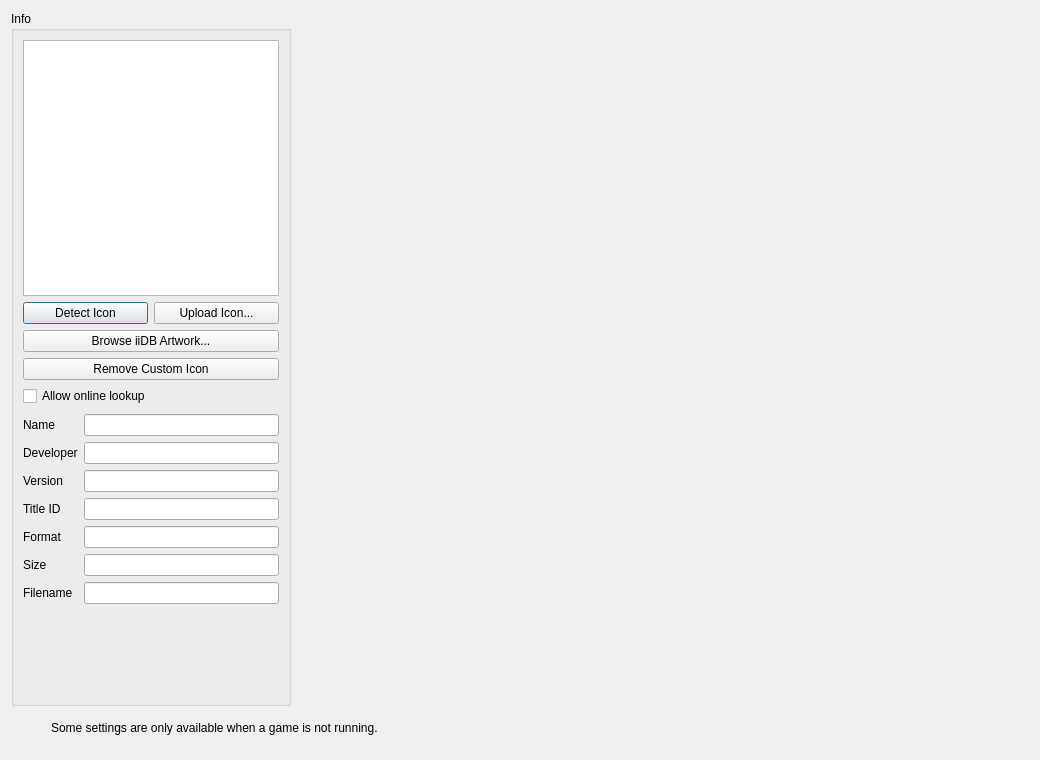
<?xml version="1.0" encoding="UTF-8"?>
<ui version="4.0">
 <class>ConfigurePerGame</class>
 <widget class="QDialog" name="ConfigurePerGame">
  <property name="geometry">
   <rect>
    <x>0</x>
    <y>0</y>
    <width>1040</width>
    <height>760</height>
   </rect>
  </property>
  <property name="windowTitle">
   <string>Dialog</string>
  </property>
  <layout class="QVBoxLayout" name="verticalLayout_3">
   <item>
      <widget class="QGroupBox" name="gameInfo">
       <property name="sizePolicy">
        <sizepolicy hsizetype="Maximum" vsizetype="Preferred">
         <horstretch>0</horstretch>
         <verstretch>0</verstretch>
        </sizepolicy>
       </property>
       <property name="title">
        <string>Info</string>
       </property>
       <layout class="QVBoxLayout" name="verticalLayout">
        <item alignment="Qt::AlignHCenter">
         <widget class="QGraphicsView" name="icon_view">
          <property name="sizePolicy">
           <sizepolicy hsizetype="Maximum" vsizetype="Maximum">
            <horstretch>0</horstretch>
            <verstretch>0</verstretch>
           </sizepolicy>
          </property>
          <property name="minimumSize">
           <size>
            <width>256</width>
            <height>256</height>
           </size>
          </property>
          <property name="maximumSize">
           <size>
            <width>256</width>
            <height>256</height>
           </size>
          </property>
          <property name="verticalScrollBarPolicy">
           <enum>Qt::ScrollBarAlwaysOff</enum>
          </property>
          <property name="horizontalScrollBarPolicy">
           <enum>Qt::ScrollBarAlwaysOff</enum>
          </property>
          <property name="interactive">
           <bool>false</bool>
          </property>
         </widget>
        </item>
        <item alignment="Qt::AlignHCenter">
         <widget class="QWidget" name="nup_icon_widget" native="true">
          <property name="minimumSize">
           <size>
            <width>256</width>
            <height>0</height>
           </size>
          </property>
          <property name="maximumSize">
           <size>
            <width>256</width>
            <height>16777215</height>
           </size>
          </property>
          <layout class="QGridLayout" name="nup_icon_layout">
           <property name="spacing">
            <number>6</number>
           </property>
           <property name="leftMargin">
            <number>0</number>
           </property>
           <property name="topMargin">
            <number>0</number>
           </property>
           <property name="rightMargin">
            <number>0</number>
           </property>
           <property name="bottomMargin">
            <number>2</number>
           </property>
           <item row="0" column="0">
            <widget class="QPushButton" name="button_detect_icon">
             <property name="sizePolicy">
              <sizepolicy hsizetype="Expanding" vsizetype="Fixed">
               <horstretch>0</horstretch>
               <verstretch>0</verstretch>
              </sizepolicy>
             </property>
             <property name="toolTip">
              <string>Preview a local icon next to the archive. Online lookup is optional. Saved when you close Game Settings.</string>
             </property>
             <property name="text">
              <string>Detect Icon</string>
             </property>
            </widget>
           </item>
           <item row="0" column="1">
            <widget class="QPushButton" name="button_upload_icon">
             <property name="sizePolicy">
              <sizepolicy hsizetype="Expanding" vsizetype="Fixed">
               <horstretch>0</horstretch>
               <verstretch>0</verstretch>
              </sizepolicy>
             </property>
             <property name="toolTip">
              <string>Preview a local image as the game icon. Saved when you close Game Settings.</string>
             </property>
             <property name="text">
              <string>Upload Icon...</string>
             </property>
            </widget>
           </item>
           <item row="1" column="0" colspan="2">
            <widget class="QPushButton" name="button_browse_iidb">
             <property name="text">
              <string>Browse iiDB Artwork...</string>
             </property>
             <property name="toolTip">
              <string>Choose online artwork using your own iiDB API key. Saved when you close Game Settings.</string>
             </property>
            </widget>
           </item>
           <item row="2" column="0" colspan="2">
            <widget class="QPushButton" name="button_remove_icon">
             <property name="toolTip">
              <string>Show the game's own icon again. Saved when you close Game Settings.</string>
             </property>
             <property name="text">
              <string>Remove Custom Icon</string>
             </property>
            </widget>
           </item>
           <item row="3" column="0" colspan="2">
            <widget class="QCheckBox" name="allow_online_detection">
             <property name="text">
              <string>Allow online lookup</string>
             </property>
             <property name="toolTip">
              <string>If no local icon is found, send the game name to GitHub, Wikipedia and Bing to look for an icon. Disabled by default.</string>
             </property>
             <property name="checked">
              <bool>false</bool>
             </property>
            </widget>
           </item>
          </layout>
         </widget>
        </item>
        <item>
         <layout class="QGridLayout" name="gridLayout_2">
          <item row="6" column="1">
           <widget class="QLineEdit" name="display_size">
            <property name="enabled">
             <bool>true</bool>
            </property>
            <property name="readOnly">
             <bool>true</bool>
            </property>
           </widget>
          </item>
          <item row="3" column="1">
           <widget class="QLineEdit" name="display_version">
            <property name="enabled">
             <bool>true</bool>
            </property>
            <property name="readOnly">
             <bool>true</bool>
            </property>
           </widget>
          </item>
          <item row="1" column="0">
           <widget class="QLabel" name="label">
            <property name="text">
             <string>Name</string>
            </property>
           </widget>
          </item>
          <item row="4" column="0">
           <widget class="QLabel" name="label_4">
            <property name="text">
             <string>Title ID</string>
            </property>
           </widget>
          </item>
          <item row="4" column="1">
           <widget class="QLineEdit" name="display_title_id">
            <property name="enabled">
             <bool>true</bool>
            </property>
            <property name="readOnly">
             <bool>true</bool>
            </property>
           </widget>
          </item>
          <item row="7" column="1">
           <widget class="QLineEdit" name="display_filename">
            <property name="enabled">
             <bool>true</bool>
            </property>
            <property name="readOnly">
             <bool>true</bool>
            </property>
           </widget>
          </item>
          <item row="5" column="1">
           <widget class="QLineEdit" name="display_format">
            <property name="enabled">
             <bool>true</bool>
            </property>
            <property name="readOnly">
             <bool>true</bool>
            </property>
           </widget>
          </item>
          <item row="7" column="0">
           <widget class="QLabel" name="label_7">
            <property name="text">
             <string>Filename</string>
            </property>
           </widget>
          </item>
          <item row="1" column="1">
           <widget class="QLineEdit" name="display_name">
            <property name="enabled">
             <bool>true</bool>
            </property>
            <property name="readOnly">
             <bool>true</bool>
            </property>
           </widget>
          </item>
          <item row="2" column="1">
           <widget class="QLineEdit" name="display_developer">
            <property name="enabled">
             <bool>true</bool>
            </property>
            <property name="readOnly">
             <bool>true</bool>
            </property>
           </widget>
          </item>
          <item row="5" column="0">
           <widget class="QLabel" name="label_5">
            <property name="text">
             <string>Format</string>
            </property>
           </widget>
          </item>
          <item row="3" column="0">
           <widget class="QLabel" name="label_3">
            <property name="text">
             <string>Version</string>
            </property>
           </widget>
          </item>
          <item row="6" column="0">
           <widget class="QLabel" name="label_6">
            <property name="text">
             <string>Size</string>
            </property>
           </widget>
          </item>
          <item row="2" column="0">
           <widget class="QLabel" name="label_2">
            <property name="text">
             <string>Developer</string>
            </property>
           </widget>
          </item>
         </layout>
        </item>
        <item>
         <spacer name="verticalSpacer">
          <property name="orientation">
           <enum>Qt::Vertical</enum>
          </property>
          <property name="sizeHint" stdset="0">
           <size>
            <width>20</width>
            <height>40</height>
           </size>
          </property>
         </spacer>
        </item>
       </layout>
      </widget>
   </item>
   <item>
    <widget class="QWidget" name="footer">
    <layout class="QHBoxLayout" name="footerLayout">
     <property name="leftMargin">
      <number>40</number>
     </property>
     <property name="rightMargin">
      <number>40</number>
     </property>
     <property name="bottomMargin">
      <number>14</number>
     </property>
     <item>
      <widget class="QLabel" name="label_8">
       <property name="text">
        <string>Some settings are only available when a game is not running.</string>
       </property>
      </widget>
     </item>
    </layout>
    </widget>
   </item>
  </layout>
 </widget>
 <resources/>
 <connections/>
</ui>
